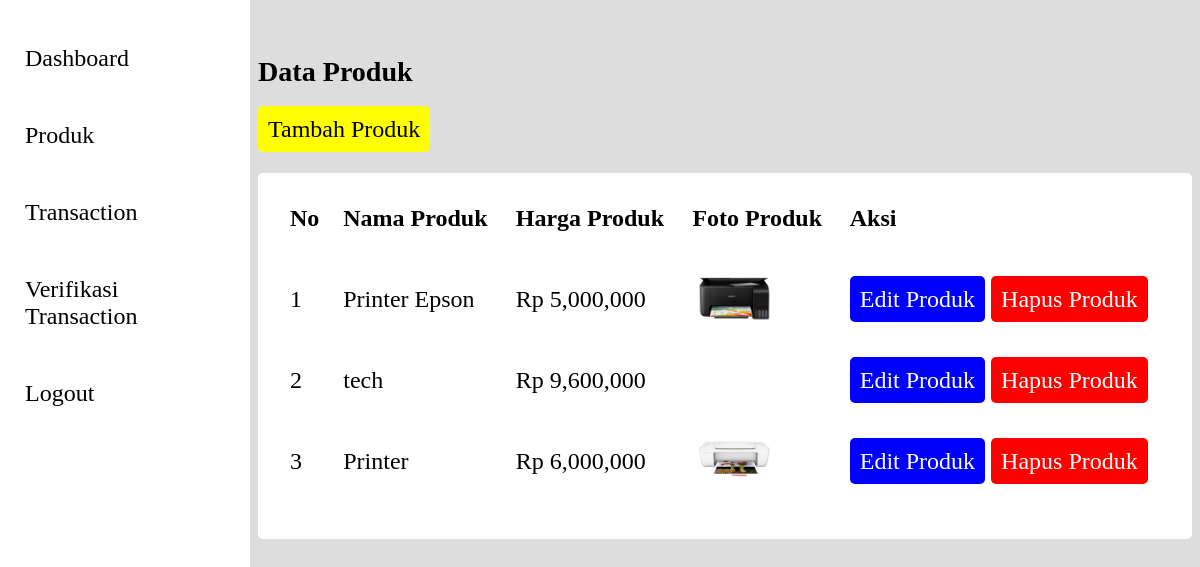
Screenshot of /admin/produk.php (signed in) with the database file from the repository.
### tables this page shows
CREATE TABLE `product` (
  `id_produk` int(11) NOT NULL,
  `nama_produk` varchar(100) NOT NULL,
  `harga_produk` varchar(100) NOT NULL,
  `foto_produk` text,
  `stok_produk` varchar(50) NOT NULL,
  `desk_produk` varchar(255) NOT NULL
);

### admin/function.php (called while the page is built, shortened)
<?php
require '../koneksi.php';
function query($query){
    global $conn;
    $rows = [];
    $result = mysqli_query($conn, $query);
    while($row = mysqli_fetch_assoc($result)){
        $rows[] = $row;
    }
    return $rows;
}
?>

### admin/produk.php (the view, shortened to what this page needs)
<?php
require'function.php';
$produk = query("SELECT * FROM product");
?>
<?php include '../layout/sidebar.php' ?>
<div class="main">
    <h3>Data Produk</h3>
    <a href="tambah_produk.php" class="tambah">Tambah Produk</a>
    <table>
        <tr>
            <th>No</th>
            <th>Nama Produk</th>
            <th>Harga Produk</th>
            <th>Foto Produk</th>
            <th>Aksi</th>
        </tr>
        <?php $i = 1; ?>
       <?php foreach($produk as $data) : ?>
        <tr>
            <td><?= $i; ?></td>
            <td><?= $data["nama_produk"]; ?></td>
            <td>Rp <?= number_format($data["harga_produk"]); ?></td>
            <td><img src="../foto/<?= $data["foto_produk"];?>" width="85px" alt=""></td>
             <td>
                <a href="edit_produk.php?id=<?= $data["id_produk"];?>" class="edit">Edit Produk</a>
                <a href="delete_produk.php?id=<?= $data["id_produk"]; ?>" onclick="return confirm('Apakah anda ingin menghapus')"
                class="hapus">Hapus Produk</a>
             </td>
        </tr>
        <?php $i++; ?>
        <?php endforeach; ?>
    </table>
</div>

### style/admin.css (style rules this page uses)
body { background: #ddd; }
.main { margin-left: 250px; padding-top: 20px; font-size: 24px; }
table { width: 100%; border: none; border-radius: 5px; padding: 20px; background: #fff; margin-top: 30px; }
th, td { text-align: left; padding: 10px; }
a.edit { padding: 10px; color: #ffffff; text-decoration: none; border-radius: 5px; background: blue; }
a.hapus { padding: 10px; color: #ffffff; text-decoration: none; border-radius: 5px; background: red; }
a.tambah { padding: 10px; color: black; text-decoration: none; border-radius: 5px; background: yellow; }

### rows the page displays
product: nama_produk "Printer Epson", harga_produk "5,000,000", foto_produk (picture)
product: nama_produk "tech", harga_produk "9,600,000"
product: nama_produk "Printer", harga_produk "6,000,000", foto_produk (picture)
